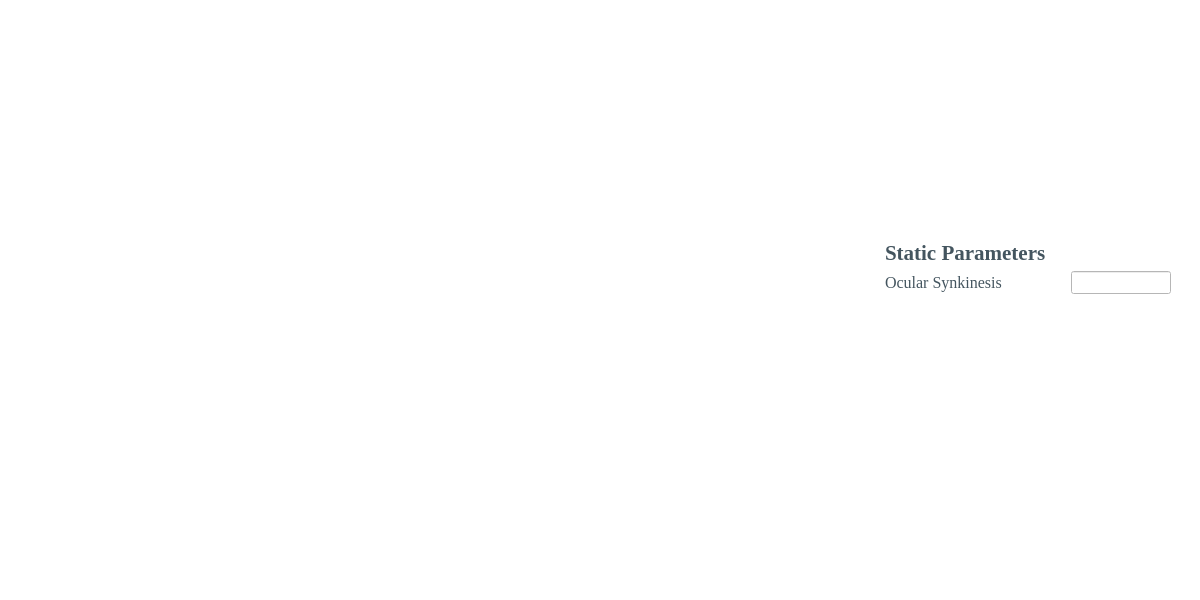
<?xml version="1.0" encoding="UTF-8"?>
<ui version="4.0">
 <class>Auto_eFaceWindow</class>
 <widget class="QMainWindow" name="Auto_eFaceWindow">
  <property name="geometry">
   <rect>
    <x>0</x>
    <y>0</y>
    <width>1200</width>
    <height>600</height>
   </rect>
  </property>
  <property name="sizePolicy">
   <sizepolicy hsizetype="Fixed" vsizetype="Fixed">
    <horstretch>0</horstretch>
    <verstretch>0</verstretch>
   </sizepolicy>
  </property>
  <property name="minimumSize">
   <size>
    <width>1200</width>
    <height>600</height>
   </size>
  </property>
  <property name="maximumSize">
   <size>
    <width>1200</width>
    <height>600</height>
   </size>
  </property>
  <property name="windowTitle">
   <string>&quot;Ooooo&quot; Auto eFace</string>
  </property>
  <property name="windowIcon">
   <iconset>
    <normaloff>../icons/Home_logo_square.jpg</normaloff>../icons/Home_logo_square.jpg</iconset>
  </property>
  <property name="styleSheet">
   <string notr="true">background-color: rgb(255, 255, 255);</string>
  </property>
  <widget class="QWidget" name="centralwidget">
   <layout class="QGridLayout" name="gridLayout">
    <item row="8" column="1" rowspan="8">
     <widget class="MplWidget" name="plotWidget" native="true">
      <property name="sizePolicy">
       <sizepolicy hsizetype="Preferred" vsizetype="Preferred">
        <horstretch>0</horstretch>
        <verstretch>0</verstretch>
       </sizepolicy>
      </property>
      <property name="minimumSize">
       <size>
        <width>0</width>
        <height>0</height>
       </size>
      </property>
      <property name="maximumSize">
       <size>
        <width>16777215</width>
        <height>16777215</height>
       </size>
      </property>
     </widget>
    </item>
    <item row="10" column="3">
     <widget class="QLineEdit" name="PFLineEdit">
      <property name="sizePolicy">
       <sizepolicy hsizetype="Fixed" vsizetype="Fixed">
        <horstretch>0</horstretch>
        <verstretch>0</verstretch>
       </sizepolicy>
      </property>
      <property name="minimumSize">
       <size>
        <width>100</width>
        <height>0</height>
       </size>
      </property>
      <property name="maximumSize">
       <size>
        <width>100</width>
        <height>16777215</height>
       </size>
      </property>
      <property name="font">
       <font>
        <family>Times New Roman</family>
        <pointsize>10</pointsize>
       </font>
      </property>
     </widget>
    </item>
    <item row="15" column="4">
     <spacer name="verticalSpacer_3">
      <property name="orientation">
       <enum>Qt::Vertical</enum>
      </property>
      <property name="sizeHint" stdset="0">
       <size>
        <width>20</width>
        <height>40</height>
       </size>
      </property>
     </spacer>
    </item>
    <item row="16" column="1">
     <spacer name="horizontalSpacer_3">
      <property name="orientation">
       <enum>Qt::Horizontal</enum>
      </property>
      <property name="sizeHint" stdset="0">
       <size>
        <width>40</width>
        <height>20</height>
       </size>
      </property>
     </spacer>
    </item>
    <item row="9" column="0" rowspan="6">
     <spacer name="verticalSpacer_2">
      <property name="orientation">
       <enum>Qt::Vertical</enum>
      </property>
      <property name="sizeHint" stdset="0">
       <size>
        <width>20</width>
        <height>40</height>
       </size>
      </property>
     </spacer>
    </item>
    <item row="8" column="2">
     <spacer name="verticalSpacer">
      <property name="orientation">
       <enum>Qt::Vertical</enum>
      </property>
      <property name="sizeHint" stdset="0">
       <size>
        <width>20</width>
        <height>40</height>
       </size>
      </property>
     </spacer>
    </item>
    <item row="9" column="2">
     <widget class="QLabel" name="label">
      <property name="sizePolicy">
       <sizepolicy hsizetype="Fixed" vsizetype="Fixed">
        <horstretch>0</horstretch>
        <verstretch>0</verstretch>
       </sizepolicy>
      </property>
      <property name="font">
       <font>
        <family>Times New Roman</family>
        <pointsize>16</pointsize>
        <weight>75</weight>
        <bold>true</bold>
       </font>
      </property>
      <property name="styleSheet">
       <string notr="true">color: rgb(68, 85, 95);</string>
      </property>
      <property name="text">
       <string>Static Parameters</string>
      </property>
     </widget>
    </item>
    <item row="10" column="2">
     <widget class="QLabel" name="PFLabel">
      <property name="sizePolicy">
       <sizepolicy hsizetype="Fixed" vsizetype="Fixed">
        <horstretch>0</horstretch>
        <verstretch>0</verstretch>
       </sizepolicy>
      </property>
      <property name="minimumSize">
       <size>
        <width>180</width>
        <height>0</height>
       </size>
      </property>
      <property name="font">
       <font>
        <family>Times New Roman</family>
        <pointsize>12</pointsize>
       </font>
      </property>
      <property name="styleSheet">
       <string notr="true">color: rgb(68, 85, 95);</string>
      </property>
      <property name="text">
       <string>Ocular Synkinesis</string>
      </property>
     </widget>
    </item>
   </layout>
  </widget>
  <widget class="QMenuBar" name="menubar">
   <property name="geometry">
    <rect>
     <x>0</x>
     <y>0</y>
     <width>1200</width>
     <height>26</height>
    </rect>
   </property>
  </widget>
  <widget class="QStatusBar" name="statusbar"/>
 </widget>
 <customwidgets>
  <customwidget>
   <class>MplWidget</class>
   <extends>QWidget</extends>
   <header>MplWidget.h</header>
   <container>1</container>
  </customwidget>
 </customwidgets>
 <resources/>
 <connections/>
</ui>
